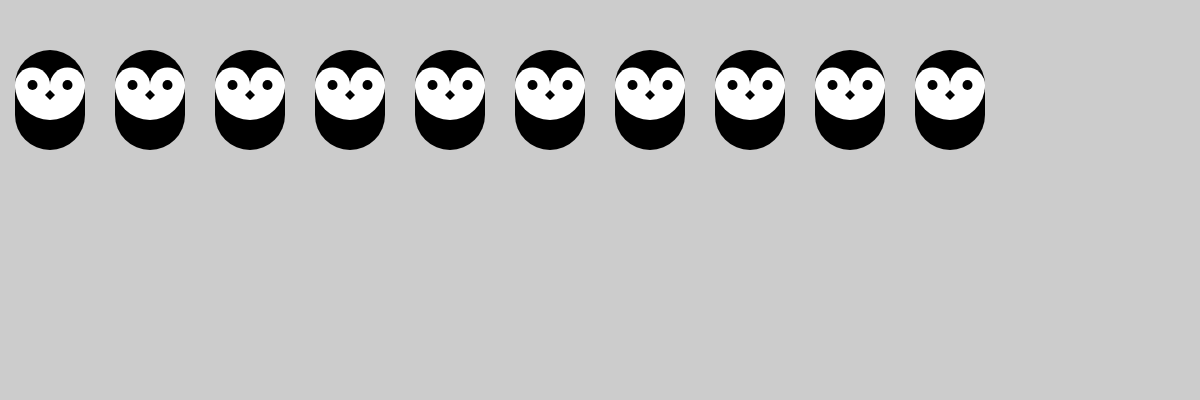
Frame 1 (no input)
Frame 60 (no input): identical to frame 1, image omitted
Frame 120 (the mouse pressed at the canvas centre since frame 60): identical to frame 1, image omitted

The p5.js sketch that drew this single still picture (run headless with seeded random() and noise() and a simulated clock; from frame 60 on, the mouse is pressed at the canvas centre):

// p5.js sketch
// ── sketch.js
const width = window.innerWidth
const height = 400

function setup() {
  createCanvas(width, height);

}

function draw() {
  background(204)
  for(let i=0;i<10;i++){
    let scalar = 1
    createOwl(i*100+50,150,scalar)
  }
}

function createOwl(x,y,s){
  // center: 0,0
  push() //Almacenaria la configuración de estilo: center(0.0)
  translate(x,y)
  if(dist(mouseX,mouseY,x,y)<Math.sqrt((50*50 + 35*35))){
    s = 1.5
  }
  scale(s)
  stroke(0)
  strokeWeight(70)
  line(0,-35,0,-65)
  fill(255)
  noStroke()
  ellipse(17.5,-65,35,35)
  ellipse(-17.5,-65,35,35)
  arc(0,-65,70,70,0,PI)
  fill(0)
  ellipse(17.5,-65,10,10)
  ellipse(-17.5,-65,10,10)
  quad(0,-60,5,-55,0,-50,-5,-55)
  pop() // Retira la última configuración de estilos: Restablece center(0,0)
}
